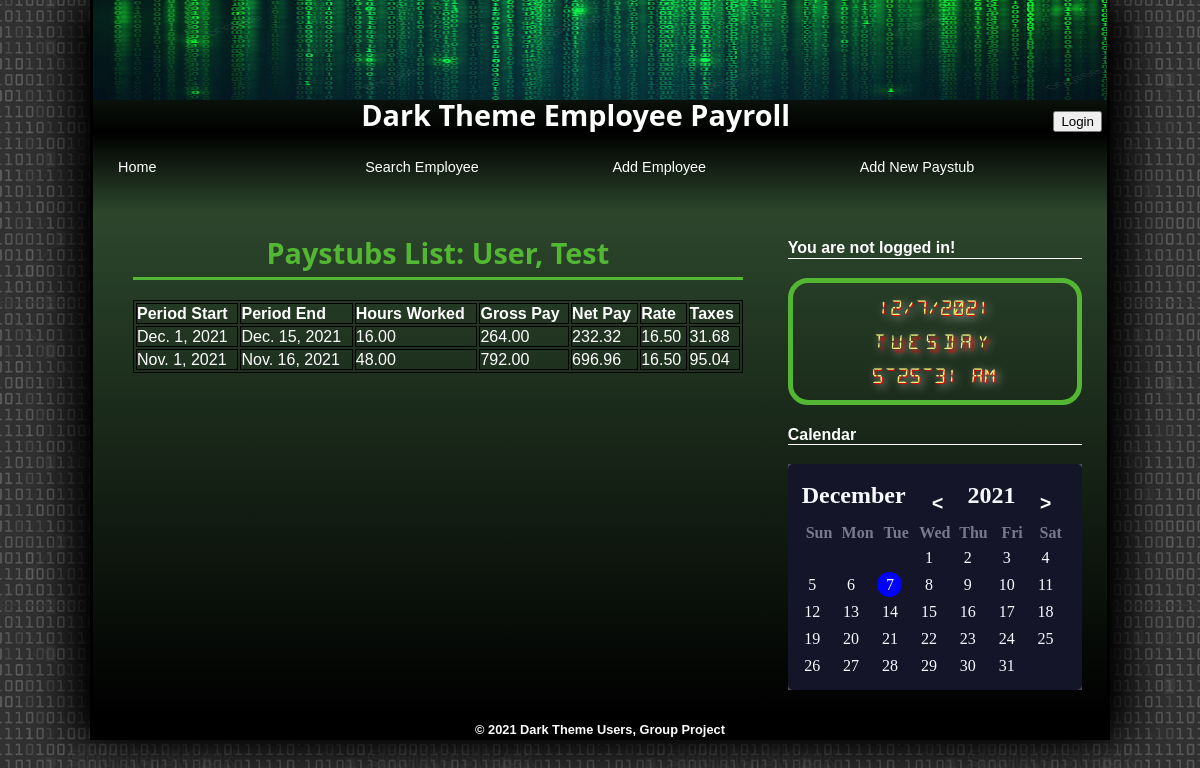
Page /paystubs/1/ on the committed database.
### persons/models.py (models this page shows)
class Person(models.Model):
    id_number = models.IntegerField(primary_key=True)
    first_name = models.TextField()
    last_name = models.TextField()
    middle_name = models.TextField(blank=True)
    address = models.TextField()
    birth_date = models.DateField()
    email = models.EmailField(('email address'), unique=True)

class Paystub(models.Model):
    employee = models.ForeignKey(Employee, default=None, on_delete=models.CASCADE)
    pay_period_start = models.DateField()
    pay_period_end = models.DateField()
    hours_worked = models.DecimalField(max_digits=5, decimal_places=2) #Need to figure out how to connect this to the function below
    rate = models.DecimalField(max_digits=7, decimal_places=2) #Need to figure out how to connect this to the employee's rate
    gross_pay = models.DecimalField(max_digits=7, decimal_places=2)
    taxes = models.DecimalField(max_digits=7, decimal_places=2) #Need to figure out how to connect this to the function below
    net_pay = models.DecimalField(max_digits=7, decimal_places=2)#Need to figure out how to connect this to the function below

### persons/views.py (the view)
# urls.py: path('paystubs/<int:id>/', view_paystubs_view),
def view_paystubs_view(request,id=None):
    context={}
    employee_obj = None
    employee_paystubs = None
    if id is not None:
        employee_obj = Employee.objects.get(id_number=id)
        if employee_obj is not None:
            employee_paystubs = Paystub.objects.filter(employee=employee_obj)
            context = {
                    "employee": employee_obj,
                    "employee_paystubs": employee_paystubs
                }
    return render(request,'employee-paystubs-list.html', context=context)

### templates/employee-paystubs-list.html (shortened to what this page needs)
{% extends "base.html" %}
{% block content %}
<h1>Paystubs List: {{ employee.last_name }}, {{ employee.first_name}}</h1>
<p></p>
<form>
    <div id="table">
        <table style="width:100%;">
            <thead>
                <tr>
                    <th>Period Start</th>
                    <th>Period End</th>
                    <th>Hours Worked</th>
                    <th>Gross Pay</th>
                    <th>Net Pay</th>
                    <th>Rate</th>
                    <th>Taxes</th>
                </tr>
            </thead>
            <tbody>
                {% for paystub in employee_paystubs %}
                    <tr>
                        <td> {{ paystub.pay_period_start }} </td>
                        <td> {{ paystub.pay_period_end }} </td>
                        <td> {{ paystub.hours_worked }} </td>
                        <td> {{ paystub.gross_pay }} </td>
                        <td> {{ paystub.net_pay }} </td>
                        <td> {{ paystub.rate }} </td>
                        <td> {{ paystub.taxes }} </td>
                    </tr>
                {% endfor %}
            </tbody>
        </table>
    </div>
</form>
{% endblock content %}

### static/css/dt_base.css (style rules this page uses)
address, article, aside, blockquote, body, cite, div, dl, dt, dd, em, figcaption, figure, footer, h1, h2, h3, h4, h5, h6, header, html, img, li, main, nav, nav a, ol, p, section, span, ul, table, tr, td, th, col, colgroup { margin: 0; padding: 0; border: 0; font-size: 100%; background: transparent; -webkit-box-sizing: border-box; -moz-box-sizing: border-box; box-sizing: border-box; }
body { line-height: 1.2em; }

### static/css/dt_styles.css (style rules this page uses)
html { background: rgb(51, 51, 51) url("images/dt_back.png"); font-family: Verdana, Geneva, sans-serif; height: 100%; }
body { background-color: grey; box-shadow: black 20px 0px 40px, black -20px 0px 40px; border-left: 3px solid black; border-right: 3px solid black; display: flex; flex-flow: row wrap; margin: 0px auto; min-width: 320px; max-width: 1020px; width: 100%; }
section h1 { font-family: Segoe, "Segoe UI", "DejaVu Sans", "Trebuchet MS", Verdana, sans-serif; font-size: 1.8em; font-weight: bold; text-align: center; margin: 20px 0px 5px; color: rgb(83, 183, 51); }
section > p { color: white; font-weight: bold; margin-bottom: 20px; padding-bottom: 9px; border-bottom: 3px solid rgb(83, 183, 51); }

### static/css/dt_forms.css (style rules this page uses)
table, th, td { border: 1px solid black; color: white; text-align: left; }

### static/css/dt_calendar_styles.css (style rules this page uses)
:root { --dark-body: #4d4c5a; --dark-main: #141529; --dark-second: #79788c; --dark-hover: #323048; --dark-text: #f8fbff; --light-body: #f3f8fe; --light-main: #fdfdfd; --light-second: #c3c2c8; --light-hover: #edf0f5; --light-text: #151426; --blue: #0000ff; --white: #fff; --shadow: rgba(100, 100, 111, 0.2) 0px 7px 29px 0px; --font-family: cursive; }

### rows in the picture
Person: last_name "User", first_name "Test"
Paystub: pay_period_start "Dec. 1, 2021", pay_period_end "Dec. 15, 2021", hours_worked "16.00", gross_pay "264.00", net_pay "232.32", rate "16.50", taxes "31.68"
Paystub: pay_period_start "Nov. 1, 2021", pay_period_end "Nov. 16, 2021", hours_worked "48.00", gross_pay "792.00", net_pay "696.96", rate "16.50", taxes "95.04"
